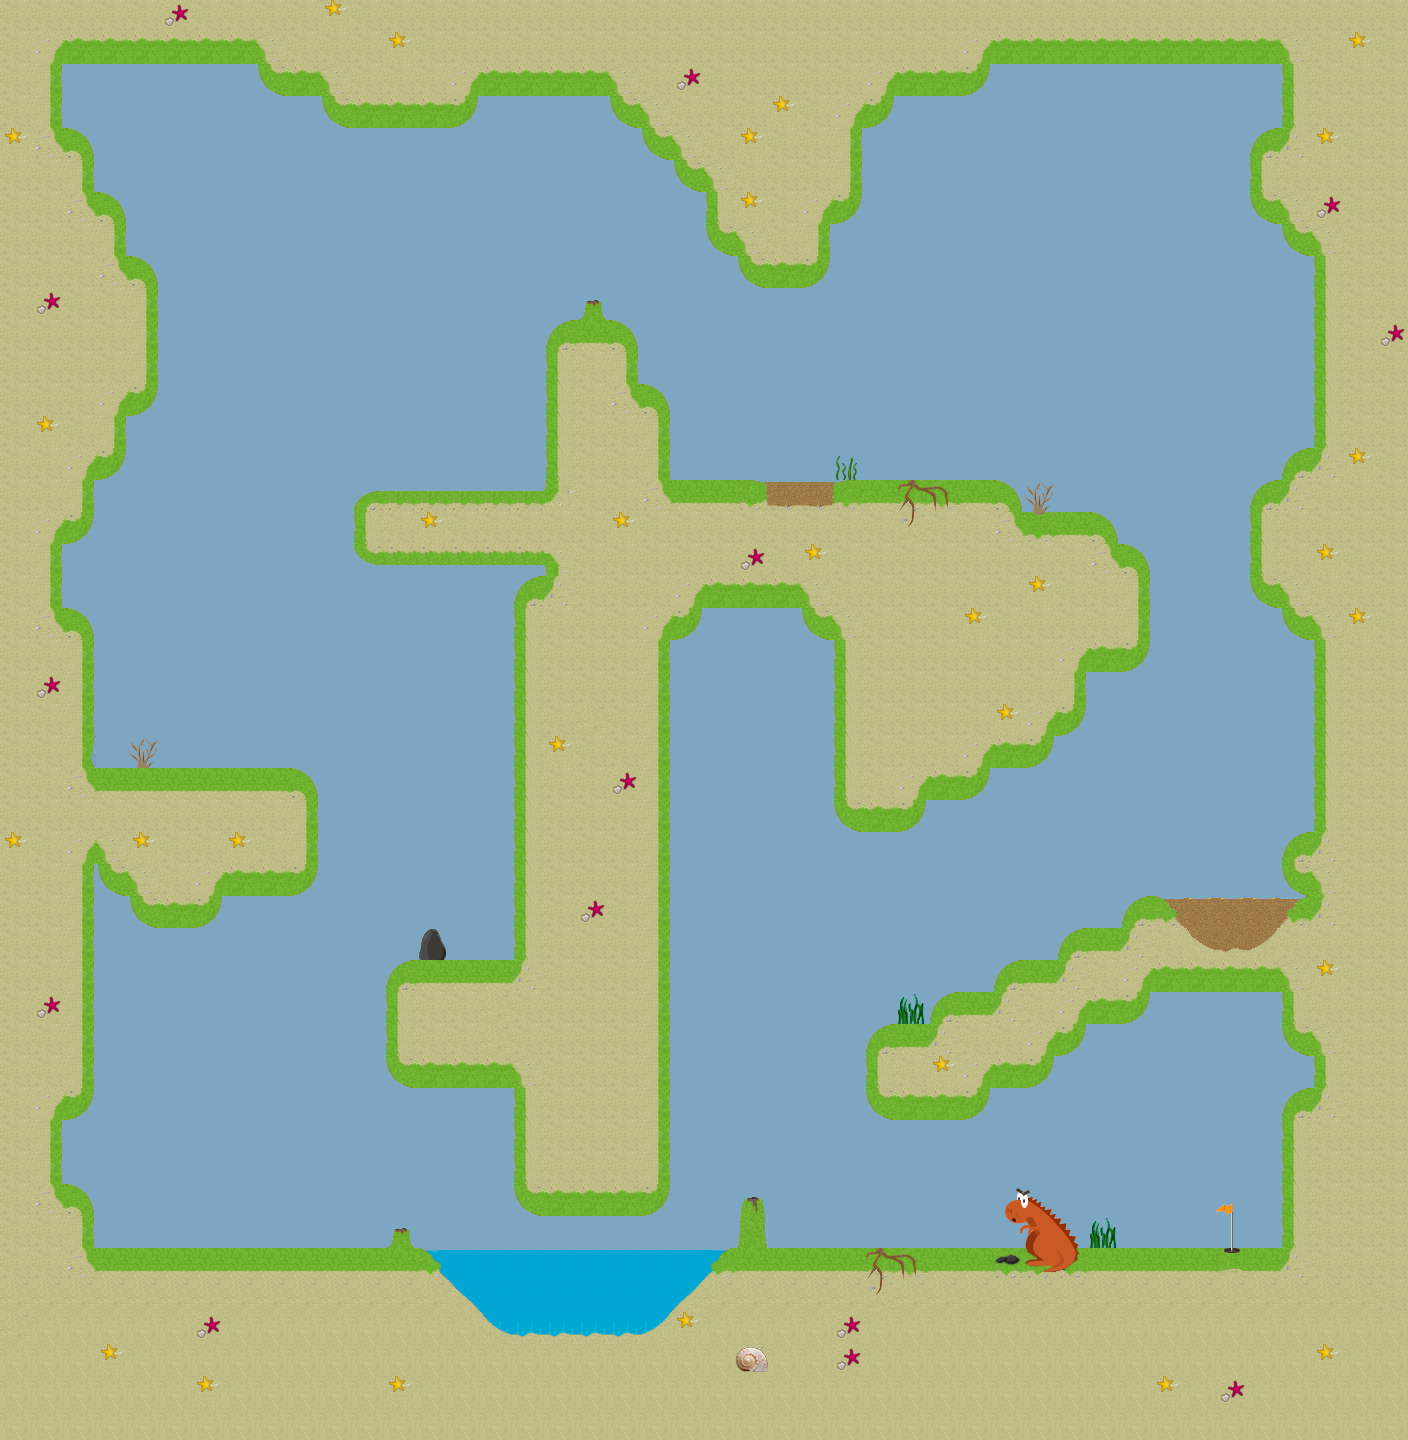

Below is a game level as drawn by its tile map, then a one-line description and the .tmx that defines it (tile-layer data replaced by summaries):
An orthogonal 44x45 tile map with 32x32 px tiles, 1 tile layer (Tile Layer 1).

<map version="1.0" orientation="orthogonal" renderorder="right-down" width="44" height="45" tilewidth="32" tileheight="32" nextobjectid="1">
 <properties>
  <property name="ball_destroying_indexes" value="8,71,72,73,74,75,102,103,104,105,121,122,123,124,125,126,127,128,129,130,131,132" />
  <property name="ball_start_position_x" value="5" />
  <property name="ball_start_position_y" value="6" />
  <property name="force_applying_indexes" value="10,13,25,28" />
  <property name="hole_index" value="55" />
  <property name="par" value="7" />
  <property name="slow_down_indexes" value="5,87,89,90,106,117" />
 </properties>
 <tileset firstgid="1" name="tiles" tilewidth="32" tileheight="32" spacing="2">
  <image source="../packer/level2.png" width="512" height="512" />
  <tile id="4">
   <properties>
    <property name="colision_sound" value="ash.mp3" />
    <property name="depth" value="0.2" />
    <property name="obstacle_file" value="5.png" />
   </properties>
  </tile>
  <tile id="7">
   <properties>
    <property name="colision_sound" value="magma_plum.mp3" />
    <property name="destroy_position_offset" value="0.2" />
    <property name="fall_velocity" value="-0.8" />
    <property name="obstacle_file" value="8.png" />
   </properties>
  </tile>
  <tile id="9">
   <properties>
    <property name="angle" value="62" />
    <property name="colision_sound" value="wind.mp3" />
    <property name="intensity" value="250" />
    <property name="range" value="3" />
    <property name="type" value="1" />
    <property name="x_first_arm_angle" value="0" />
    <property name="x_force_beggining" value="25" />
    <property name="y_first_arm_angle" value="18" />
    <property name="y_force_beggining" value="28" />
   </properties>
  </tile>
  <tile id="12">
   <properties>
    <property name="angle" value="45" />
    <property name="colision_sound" value="wind.mp3" />
    <property name="intensity" value="200" />
    <property name="range" value="2" />
    <property name="type" value="1" />
    <property name="x_first_arm_angle" value="2" />
    <property name="x_force_beggining" value="23" />
    <property name="y_first_arm_angle" value="17" />
    <property name="y_force_beggining" value="26" />
   </properties>
  </tile>
  <tile id="24">
   <properties>
    <property name="angle" value="62" />
    <property name="colision_sound" value="wind.mp3" />
    <property name="intensity" value="250" />
    <property name="range" value="3" />
    <property name="type" value="1" />
    <property name="x_first_arm_angle" value="0" />
    <property name="x_force_beggining" value="25" />
    <property name="y_first_arm_angle" value="18" />
    <property name="y_force_beggining" value="28" />
   </properties>
  </tile>
  <tile id="27">
   <properties>
    <property name="angle" value="40" />
    <property name="colision_sound" value="wind.mp3" />
    <property name="intensity" value="100" />
    <property name="range" value="3" />
    <property name="type" value="1" />
    <property name="x_first_arm_angle" value="32" />
    <property name="x_force_beggining" value="20" />
    <property name="y_first_arm_angle" value="8" />
    <property name="y_force_beggining" value="10" />
   </properties>
  </tile>
  <tile id="54">
   <properties>
    <property name="hole_file" value="55.png" />
   </properties>
  </tile>
  <tile id="70">
   <properties>
    <property name="destroy_position_offset" value="-1" />
    <property name="fall_velocity" value="-0.8" />
    <property name="obstacle_file" value="71.png" />
   </properties>
  </tile>
  <tile id="71">
   <properties>
    <property name="destroy_position_offset" value="-1" />
    <property name="fall_velocity" value="-0.8" />
    <property name="obstacle_file" value="72.png" />
   </properties>
  </tile>
  <tile id="72">
   <properties>
    <property name="destroy_position_offset" value="0.05" />
    <property name="fall_velocity" value="-0.8" />
    <property name="obstacle_file" value="73.png" />
   </properties>
  </tile>
  <tile id="73">
   <properties>
    <property name="destroy_position_offset" value="0.05" />
    <property name="fall_velocity" value="-0.8" />
    <property name="obstacle_file" value="74.png" />
   </properties>
  </tile>
  <tile id="74">
   <properties>
    <property name="destroy_position_offset" value="0.05" />
    <property name="fall_velocity" value="-0.8" />
    <property name="obstacle_file" value="75.png" />
   </properties>
  </tile>
  <tile id="86">
   <properties>
    <property name="colision_sound" value="ash.mp3" />
    <property name="depth" value="0.2" />
    <property name="obstacle_file" value="87.png" />
   </properties>
  </tile>
  <tile id="88">
   <properties>
    <property name="colision_sound" value="ash.mp3" />
    <property name="depth" value="0.2" />
    <property name="obstacle_file" value="89.png" />
   </properties>
  </tile>
  <tile id="89">
   <properties>
    <property name="colision_sound" value="ash.mp3" />
    <property name="depth" value="0.2" />
    <property name="obstacle_file" value="90.png" />
   </properties>
  </tile>
  <tile id="101">
   <properties>
    <property name="colision_sound" value="magma_plum.mp3" />
    <property name="destroy_position_offset" value="-1" />
    <property name="fall_velocity" value="-0.8" />
    <property name="obstacle_file" value="102.png" />
   </properties>
  </tile>
  <tile id="102">
   <properties>
    <property name="destroy_position_offset" value="-1" />
    <property name="fall_velocity" value="-0.8" />
    <property name="obstacle_file" value="103.png" />
   </properties>
  </tile>
  <tile id="103">
   <properties>
    <property name="colision_sound" value="magma_plum.mp3" />
    <property name="destroy_position_offset" value="0.2" />
    <property name="fall_velocity" value="-0.8" />
    <property name="obstacle_file" value="104.png" />
   </properties>
  </tile>
  <tile id="104">
   <properties>
    <property name="colision_sound" value="magma_plum.mp3" />
    <property name="destroy_position_offset" value="0.2" />
    <property name="fall_velocity" value="-0.8" />
    <property name="obstacle_file" value="105.png" />
   </properties>
  </tile>
  <tile id="105">
   <properties>
    <property name="colision_sound" value="ash.mp3" />
    <property name="depth" value="0.2" />
    <property name="obstacle_file" value="106.png" />
   </properties>
  </tile>
  <tile id="116">
   <properties>
    <property name="colision_sound" value="ash.mp3" />
    <property name="depth" value="0.2" />
    <property name="obstacle_file" value="117.png" />
   </properties>
  </tile>
  <tile id="120">
   <properties>
    <property name="colision_sound" value="magma_plum.mp3" />
    <property name="destroy_position_offset" value="-1" />
    <property name="fall_velocity" value="-0.8" />
    <property name="obstacle_file" value="118.png" />
   </properties>
  </tile>
  <tile id="121">
   <properties>
    <property name="destroy_position_offset" value="-1" />
    <property name="fall_velocity" value="-0.8" />
    <property name="obstacle_file" value="119.png" />
   </properties>
  </tile>
  <tile id="122">
   <properties>
    <property name="destroy_position_offset" value="-1" />
    <property name="fall_velocity" value="-0.8" />
    <property name="obstacle_file" value="120.png" />
   </properties>
  </tile>
  <tile id="123">
   <properties>
    <property name="destroy_position_offset" value="0.3" />
    <property name="fall_velocity" value="-0.8" />
    <property name="obstacle_file" value="121.png" />
   </properties>
  </tile>
  <tile id="124">
   <properties>
    <property name="destroy_position_offset" value="0.3" />
    <property name="fall_velocity" value="-0.8" />
    <property name="obstacle_file" value="122.png" />
   </properties>
  </tile>
  <tile id="125">
   <properties>
    <property name="destroy_position_offset" value="0.3" />
    <property name="fall_velocity" value="-0.8" />
    <property name="obstacle_file" value="123.png" />
   </properties>
  </tile>
  <tile id="126">
   <properties>
    <property name="destroy_position_offset" value="-1" />
    <property name="fall_velocity" value="-0.8" />
    <property name="obstacle_file" value="124.png" />
   </properties>
  </tile>
  <tile id="127">
   <properties>
    <property name="destroy_position_offset" value="0.3" />
    <property name="fall_velocity" value="-0.8" />
    <property name="obstacle_file" value="125.png" />
   </properties>
  </tile>
  <tile id="128">
   <properties>
    <property name="destroy_position_offset" value="0.3" />
    <property name="fall_velocity" value="-0.8" />
    <property name="obstacle_file" value="126.png" />
   </properties>
  </tile>
  <tile id="129">
   <properties>
    <property name="destroy_position_offset" value="0.3" />
    <property name="fall_velocity" value="-0.8" />
    <property name="obstacle_file" value="127.png" />
   </properties>
  </tile>
  <tile id="130">
   <properties>
    <property name="destroy_position_offset" value="-1" />
    <property name="fall_velocity" value="-0.8" />
    <property name="obstacle_file" value="128.png" />
   </properties>
  </tile>
  <tile id="131">
   <properties>
    <property name="colision_sound" value="magma_plum.mp3" />
    <property name="destroy_position_offset" value="-1" />
    <property name="fall_velocity" value="-0.8" />
    <property name="obstacle_file" value="129.png" />
   </properties>
  </tile>
 </tileset>
 <layer name="Tile Layer 1" width="44" height="45">
  <data>[1980 cells, 1980 non-empty, 66 distinct tile ids]</data>
 </layer>
</map>
